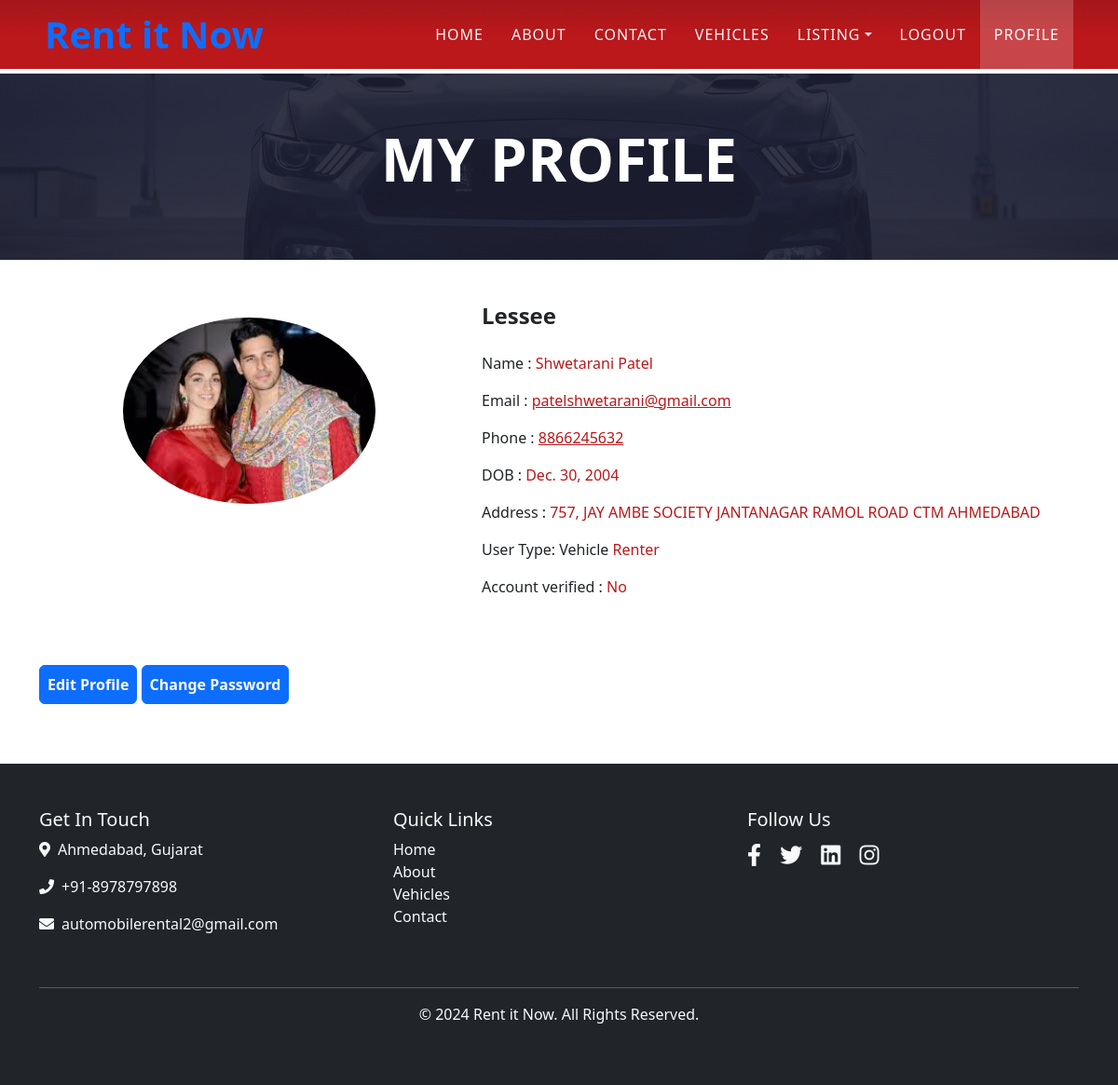
The page /profile (signed in) on the database its author committed.
### myapp/models.py (models this page shows, shortened)
class login_table(models.Model):
    name = models.CharField(max_length=100)
    email_id=models.EmailField()
    phone_no=models.IntegerField()
    password = models.CharField(max_length=300, default="admin")
    photo = models.ImageField(upload_to="photos")
    dob = models.DateField()
    address = models.TextField()
    def photos(self):
        return mark_safe('<img src ="{}" width ="100"/>'.format(self.photo.url))
    photos.allow_tags = True
    ROLE = (
        ("Lessor", "Lessor"),
        ("Lessee", "Lessee")
    )
    usertype = models.CharField(max_length=100,choices=ROLE)
    is_verified = models.BooleanField(default=False)
    comments = models.CharField(max_length=100,default="")
    reset_token = models.UUIDField(null=True, blank=True)
    reset_expiry = models.DateTimeField(null=True, blank=True)

### myapp/views.py (the view)
# urls.py: path('profile', views.profile, name='profile'),
def profile(request):
    uid = request.session.get('log_id')
    if uid:
        user = login_table.objects.get(id=uid)
        return render(request, 'profile.html', {'userdata': user})
    return redirect('login')

### myapp/context_processors.py (called while the page is built)
def user_context(request):
    context = {}
    try:
        uid = request.session.get('log_id')
        if uid:
            userdata = login_table.objects.get(id=uid)
            Owner = (userdata.usertype == "Lessor")
            context = {
                'userdata': userdata,
                'Owner': Owner,
            }
    except:
        pass
    return context

### myapp/templates/profile.html (shortened to what this page needs)
{% extends 'basic.html' %}
{% load static %}
{% block body %}
    <div class="container-fluid page-header" style="margin-top:5px;">
        <h1 class="display-3 text-uppercase text-white mb-3">My Profile</h1>
    </div>
    <div class="container-fluid py-5" style="margin-top:-50px;">
        <div class="container pt-5 pb-3">
            <div class="row">
              <div class="col-md-5 column">
                <img src="{% if userdata.photo %}{{ userdata.photo.url }}{% else %}{% static 'img/team-2.jpg' %}{% endif %}" class="img-fluid rounded-circle mx-auto d-block mt-3" style="width: 60%; height: 200px; object-fit: cover;" alt="{{userdata.name|default:'User'}}">
              </div>
              <div class="col-md-7 column align-self mt-md-0 mt-4">
                <h4 class="user_position">{{userdata.usertype}}</h4>
                <div class="team-info my-4">
                    <p>Name : <a style="color:var(--secondary)">{{userdata.name}}</a> </p>
                  <p>Email : <a href="mailto:{{userdata.email_id}}"
                      class="mail" style="color:var(--secondary)">{{userdata.email_id}}</a></p>
                  <p>Phone : <a href="tel:{{userdata.phone_no}}" style="color:var(--secondary)">{{userdata.phone_no}}</a></p>
                  <p>DOB : <a style="color:var(--secondary)">{{userdata.dob}}</a></p>
                  <p>Address : <a style="color:var(--secondary)">{{userdata.address}}</a></p>
                  <p>User Type: Vehicle <a style="color:var(--secondary)">{% if userdata.usertype == 'Lessor' %}Owner{% else %}Renter{% endif %}</a></p>
                  <p>Account verified : <a style="color:var(--secondary)">{% if userdata.is_verified %} Yes {% else %} No {% endif %}</a></p>
                </div>
              </div>
            </div>
            <div class="row mt-5">
              <div class="col-12 text-right">
                <a href="/edituserprofile" class="btn btn-primary p-2 mr-3 mr-lg-2"><span class="text-light font-weight-bold">Edit Profile</span></a>
                <a href="/changepwdpage" class="btn btn-primary p-2 mr-3"><span class="text-light font-weight-bold">Change Password</span></a>
              </div>
            </div>
        </div>
    </div>
{% endblock %}

### myapp/static/css/style.css (style rules this page uses)
:root { --primary: #19323c; --secondary: #ba181b; --light: #F4F5F8; --dark: #a4161a ; }
h1, h2, .font-weight-bold { font-weight: 700 !important; }
h3, h4, .font-weight-semi-bold { font-weight: 600 !important; }
.page-header { height: 200px; display: flex; flex-direction: column; align-items: center; justify-content: center; background: linear-gradient(rgba(28, 30, 50, .9), rgba(28, 30, 50, .9)), url(../img/bg-banner.jpg); background-position: center center; background-size: cover; }

### rows shown on the page
login_table: photo (picture), usertype "Lessee", name "Shwetarani Patel", email_id "patelshwetarani@gmail.com", phone_no "8866245632", dob "Dec. 30, 2004", address "757, JAY AMBE SOCIETY JANTANAGAR RAMOL ROAD CTM AHMEDABAD"
